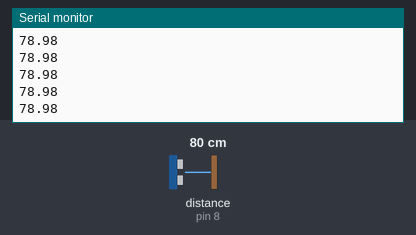
The sketch below on a simulated Arduino Uno, built with avr-gcc and run on an emulated ATmega328P. Parts: the last lines printed to the serial monitor. Wiring (inferred from the names in the program): ultrasonic range finder: trigger pin 7; echo pin 8. The inputs (shaded band) are chosen by the test bench; at power-on: distance to the obstacle (sensor on pin 8) 80 cm. The echo pulse lasts 58.3 µs per cm.

Above: at 1.2 s.
1.3 s: distance to the obstacle (sensor on pin 8) set to 2 cm
At 1.32 s:
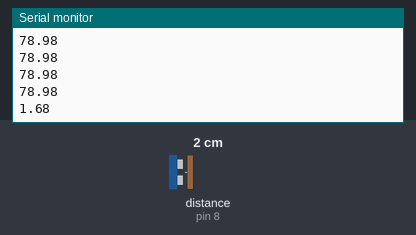
2.8 s: distance to the obstacle (sensor on pin 8) set to 4 cm
At 2.84 s:
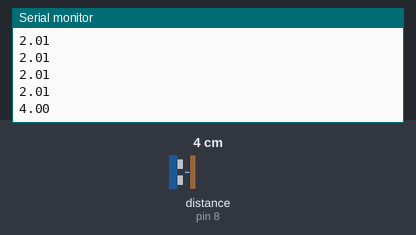
Timing chart, 0 to 5.8 s (numbered marks = the images above; inputs shaded):
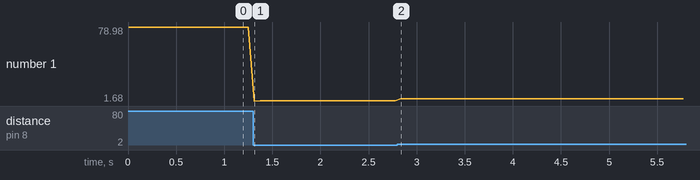

Measured:
- after the input at 1.3 s, the serial monitor: prints a new line at once (image 1)
- after the input at 2.8 s, the serial monitor: prints a new line at once (image 2)
- plotted number 1: 78.98 → 2.01 after the input at 1.3 s, 2.01 → 4 after the input at 2.8 s

The sketch:

Ultra.ino
```cpp
const byte Trig = 7;
const byte Echo = 8;
float distance ;
unsigned long period;
void setup() {
 pinMode(Trig,OUTPUT);
 pinMode(Echo,INPUT);
 Serial.begin(9600);
}
void loop() {
digitalWrite(Trig,LOW);
digitalWrite(Trig,HIGH);
delayMicroseconds(10);
digitalWrite(Trig,LOW);
period = pulseIn(Echo,HIGH);
distance = float(period)*0.017;             //distace = (period/2*10^6)*340*100 cm
Serial.println(distance);
delay(60);

}
```
